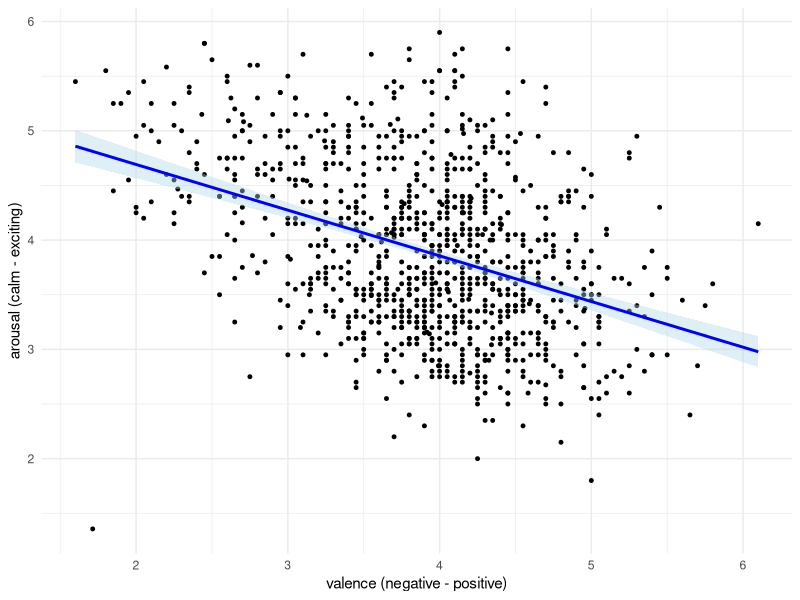

R code for this plot:
## ---- chunk 1
library(tidyverse)
## ---- chunk 2
df <- read.csv("VAPS_Data_per_Artwork.csv", sep = ";")
## ---- chunk 3
df <- df |>
  select("Picture_Number", "All_Valence_M", "All_Valence_SD", "All_Arousal_M", "All_Arousal_SD", "All_Familiarity_M", "All_Familiarity_SD")
## ---- chunk 4
df <- df |>
  mutate_all(~ as.numeric(gsub(",", ".", .)))
## ---- chunk 5
arousal_vs_valence <- ggplot(df, aes(All_Valence_M, All_Arousal_M)) +
  geom_point(size = 1) +
  geom_smooth(method = "lm", colour = "blue", fill = "lightblue") +
  labs(x = "valence (negative - positive)", y = "arousal (calm - exciting)") +
  theme_minimal()

arousal_vs_valence
## ---- chunk 6
cor(df$All_Arousal_M, df$All_Valence_M)
